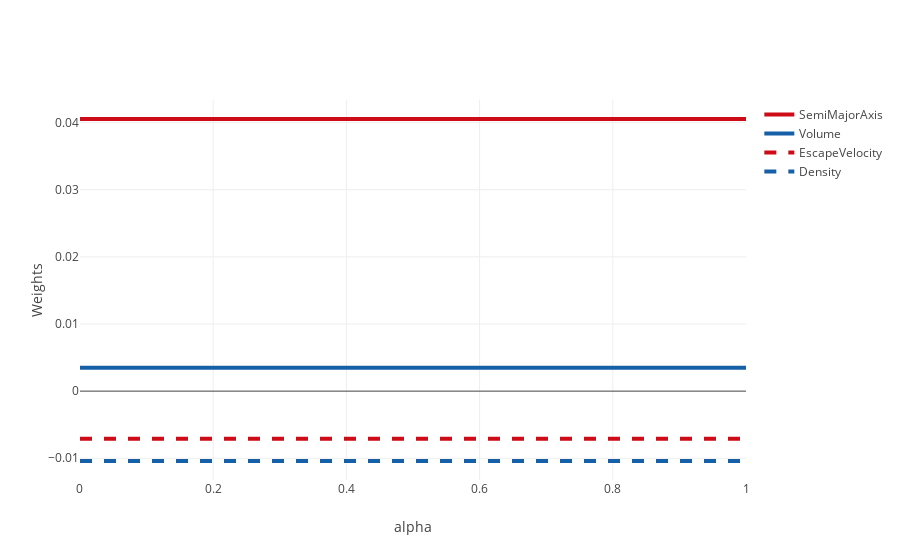

The code cell stored with this chart in its notebook:
### Code cell
trace0 = Scatter(
    x = alphas,
    y = Lasso_df['SemiMajorAxis'],
    name = 'SemiMajorAxis',
    line = dict(
        color = ('rgb(205, 12, 24)'),
        width = 4)
)
trace1 = Scatter(
    x = alphas,
    y = Lasso_df['Volume'],
    name = 'Volume',
    line = dict(
        color = ('rgb(22, 96, 167)'),
        width = 4)
)
trace2 = Scatter(
    x = alphas,
    y = Lasso_df['EscapeVelocity'],
    name = 'EscapeVelocity',
    line = dict(
        color = ('rgb(205, 12, 24)'),
        width = 4,
        dash = 'dash') # dash options include 'dash', 'dot', and 'dashdot'
)
trace3 = Scatter(
    x = alphas,
    y = Lasso_df['Density'],
    name = 'Density',
    line = dict(
        color = ('rgb(22, 96, 167)'),
        width = 4,
        dash = 'dash')
)

data = [trace0, trace1, trace2, trace3]

# Edit the layout
layout = dict(xaxis = dict(title = 'alpha'),
              yaxis = dict(title = 'Weights'),
              )

fig = dict(data=data, layout=layout)
plot.iplot(fig, filename='LassoRegression.html')
